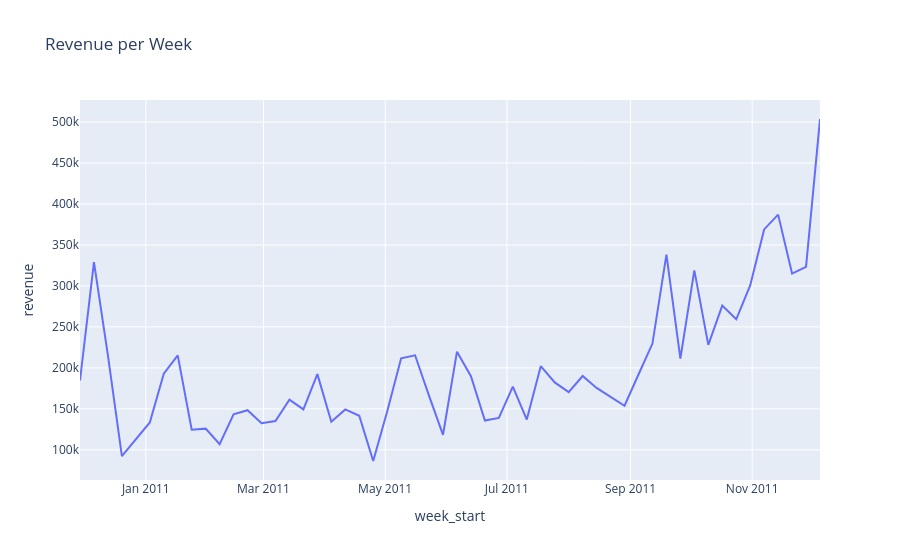

The cell this chart's notebook holds for it:
### Code cell
# Graf över veckovisa intäkter
fig_rev_week = px.line(
    df_rev_week,
    x='week_start',
    y='revenue',
    title='Revenue per Week'
)
fig_rev_week.write_html("../../Analysis/HTML/weekly_revenue.html",
    include_plotlyjs='cdn')
fig_rev_week.show()
